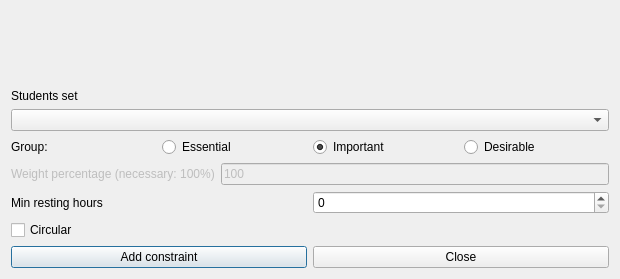
<?xml version="1.0" encoding="UTF-8"?>
<ui version="4.0">
 <class>AddConstraintStudentsSetMinRestingHoursForm_template</class>
 <widget class="QDialog" name="AddConstraintStudentsSetMinRestingHoursForm_template">
  <property name="geometry">
   <rect>
    <x>0</x>
    <y>0</y>
    <width>620</width>
    <height>279</height>
   </rect>
  </property>
  <property name="windowTitle">
   <string extracomment="This is the title of the dialog to add a new constraint of this type">Add students set min resting hours</string>
  </property>
  <layout class="QVBoxLayout" name="verticalLayout_2">
   <item>
    <spacer name="spacer1">
     <property name="orientation">
      <enum>Qt::Vertical</enum>
     </property>
     <property name="sizeType">
      <enum>QSizePolicy::Expanding</enum>
     </property>
     <property name="sizeHint" stdset="0">
      <size>
       <width>20</width>
       <height>40</height>
      </size>
     </property>
    </spacer>
   </item>
   <item>
    <layout class="QVBoxLayout" name="verticalLayout">
     <item>
      <widget class="QLabel" name="studentsTextLabel">
       <property name="frameShape">
        <enum>QFrame::NoFrame</enum>
       </property>
       <property name="frameShadow">
        <enum>QFrame::Plain</enum>
       </property>
       <property name="text">
        <string>Students set</string>
       </property>
       <property name="wordWrap">
        <bool>false</bool>
       </property>
      </widget>
     </item>
     <item>
      <widget class="QComboBox" name="studentsComboBox">
       <property name="editable">
        <bool>false</bool>
       </property>
       <property name="insertPolicy">
        <enum>QComboBox::NoInsert</enum>
       </property>
       <property name="autoCompletion">
        <bool>false</bool>
       </property>
       <property name="duplicatesEnabled">
        <bool>false</bool>
       </property>
      </widget>
     </item>
    </layout>
   </item>
   <item>
    <layout class="QHBoxLayout" name="horizontalLayout_4">
     <item>
      <widget class="QLabel" name="groupTextLabel">
       <property name="text">
        <string>Group:</string>
       </property>
      </widget>
     </item>
     <item>
      <widget class="QRadioButton" name="essentialRadioButton">
       <property name="text">
        <string>Essential</string>
       </property>
      </widget>
     </item>
     <item>
      <widget class="QRadioButton" name="importantRadioButton">
       <property name="text">
        <string>Important</string>
       </property>
       <property name="checked">
        <bool>true</bool>
       </property>
      </widget>
     </item>
     <item>
      <widget class="QRadioButton" name="desirableRadioButton">
       <property name="text">
        <string>Desirable</string>
       </property>
      </widget>
     </item>
    </layout>
   </item>
   <item>
    <layout class="QHBoxLayout" name="horizontalLayout">
     <item>
      <widget class="QLabel" name="weightTextLabel">
       <property name="enabled">
        <bool>false</bool>
       </property>
       <property name="frameShape">
        <enum>QFrame::NoFrame</enum>
       </property>
       <property name="frameShadow">
        <enum>QFrame::Plain</enum>
       </property>
       <property name="text">
        <string>Weight percentage (necessary: 100%)</string>
       </property>
       <property name="wordWrap">
        <bool>false</bool>
       </property>
      </widget>
     </item>
     <item>
      <widget class="QLineEdit" name="weightLineEdit">
       <property name="enabled">
        <bool>false</bool>
       </property>
       <property name="text">
        <string notr="true">100</string>
       </property>
      </widget>
     </item>
    </layout>
   </item>
   <item>
    <layout class="QHBoxLayout" name="horizontalLayout_2">
     <item>
      <widget class="QLabel" name="textLabel1">
       <property name="text">
        <string>Min resting hours</string>
       </property>
       <property name="wordWrap">
        <bool>false</bool>
       </property>
      </widget>
     </item>
     <item>
      <widget class="QSpinBox" name="minRestingHoursSpinBox"/>
     </item>
    </layout>
   </item>
   <item>
    <widget class="QCheckBox" name="circularCheckBox">
     <property name="text">
      <string>Circular</string>
     </property>
    </widget>
   </item>
   <item>
    <layout class="QHBoxLayout">
     <item>
      <widget class="QPushButton" name="addConstraintPushButton">
       <property name="text">
        <string>Add constraint</string>
       </property>
      </widget>
     </item>
     <item>
      <widget class="QPushButton" name="closePushButton">
       <property name="text">
        <string>Close</string>
       </property>
      </widget>
     </item>
    </layout>
   </item>
  </layout>
 </widget>
 <layoutdefault spacing="6" margin="11"/>
 <resources/>
 <connections/>
</ui>
